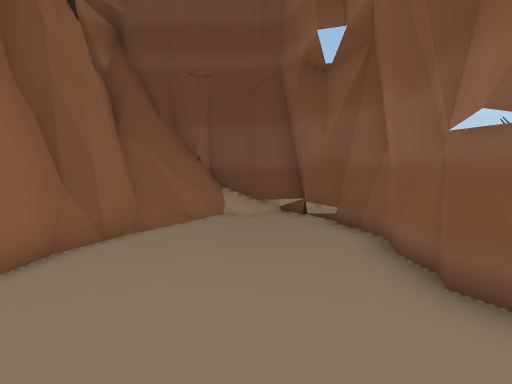
View 1 (above)

14 first-person views from a walk through a scene from a Unity 3-D project. The camera is 1.5 m above the floor, tilts 4° down and sees 85° across. The floor is counted in squares, 1 m on a side. Each view is taken from the middle of a square. On the plan, view 1 faces up. The plan holds only what a view shows up to about 14 squares ahead; the rest is blank. The place goes on beyond the plan. Some animated figures are not drawn. Door leaves are left out, so doorways stand open.

View 2
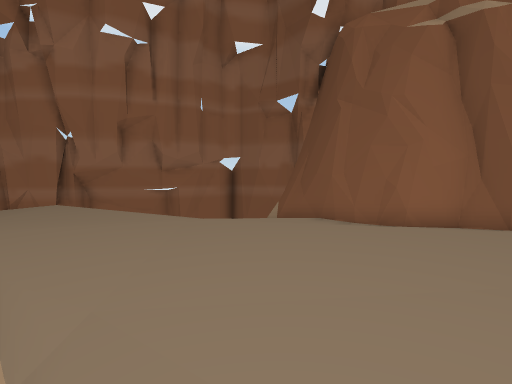

View 3
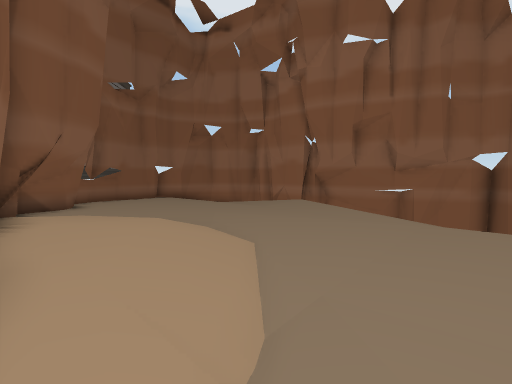

View 4
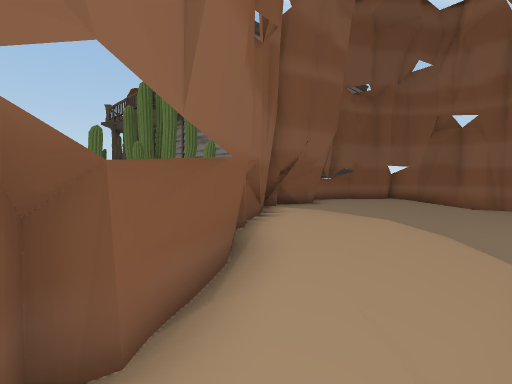

View 5
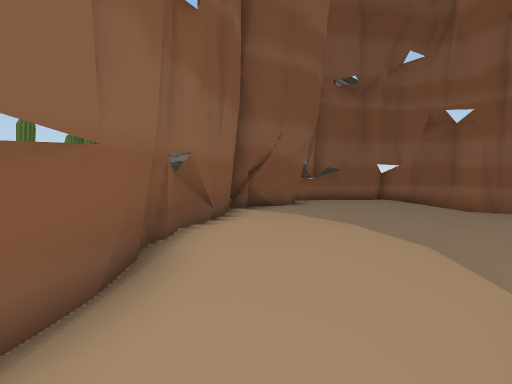

View 6
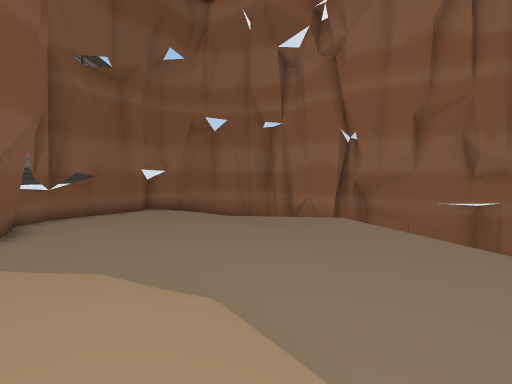

View 7
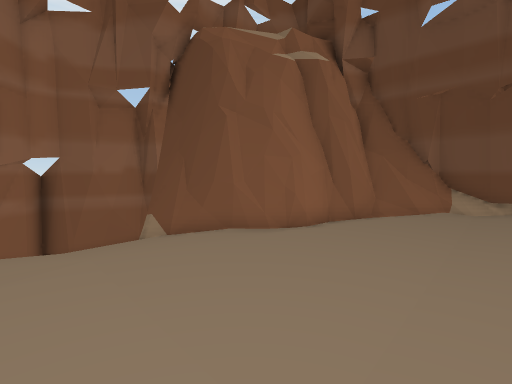

View 8
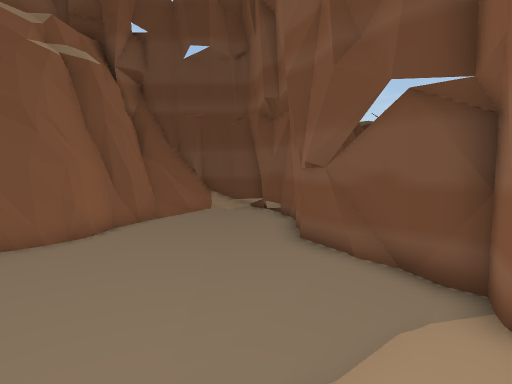

View 9
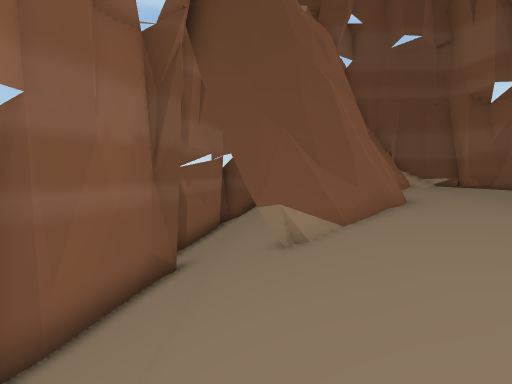

View 10
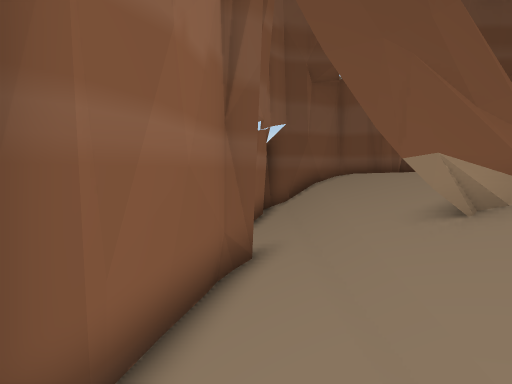

View 11
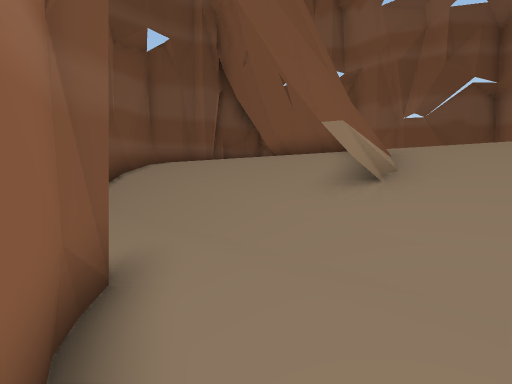

View 12
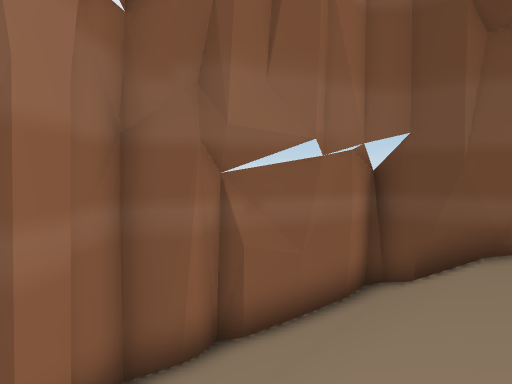

View 13
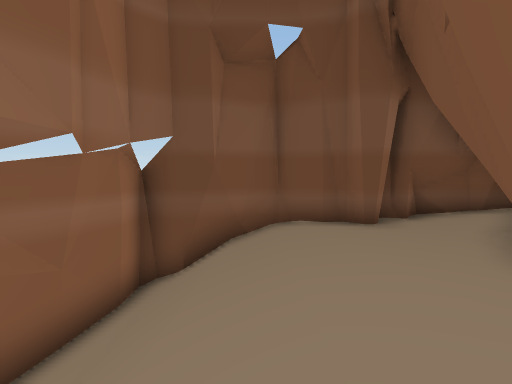

View 14
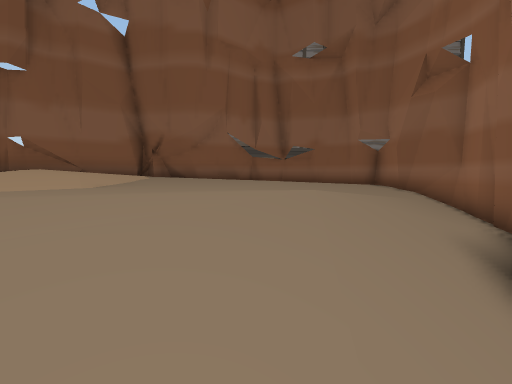

### Floor plan
Key: @ floor where view 1 was taken; # wall or solid block; . main floor; : floor 0.25 m higher than the main floor; - floor 0.25 m lower than the main floor; _ floor 0.5 m lower than the main floor; + floor 0.75 m higher than the main floor; < floor 0.75 m lower than the main floor; ( floor 1 m lower than the main floor; / step, stairs or slope; = window, fence, low wall or low ledge; C cactus; O other object.
Columns run from 12 left of view 1 to 7 right of it. Each row starts with its distance up from view 1.
  9    ###### ##+:.
  8   ###_-#######.
  7   #//_---##..##
  6  ##//_--##....#    O
  5  #///_--#.....#    O
  4  #///_--#.....#
  3  #//<_-##...-.#
  2  ##/(_##....--.#
  1  #//##=-...-----#
  0 ##//(_--...-@---_#
 -1 #///(_--..----_-#
 -2 ##//(<--..---_/-=
 -3  #////-...---/.##
 -4  ##///-...--//:#
 -5   # //....--.::#
 -6   #///....--.::#
 -7   #///........:# CCC
 -8   ##/.--.......#CC#
 -9    #/---......## CCC
-10    #//---....###
-11    #//_--....#
-12    #//_--...##
-13    ##/_-----##
-14     ##_---###
-15      #######

Positions as (right, up) in squares from view 1, and headings:
1: (0, 0), facing up
2: (3, 0), facing left
3: (3, 0), facing down-left
4: (3, 0), facing down
5: (2, -1), facing down
6: (1, -3), facing down-left
7: (1, -3), facing up-left
8: (1, -4), facing up
9: (-8, -5), facing up
10: (-10, -3), facing up
11: (-11, -1), facing up-right
12: (-7, 2), facing up-left
13: (-7, 2), facing up
14: (-9, -4), facing down-right
